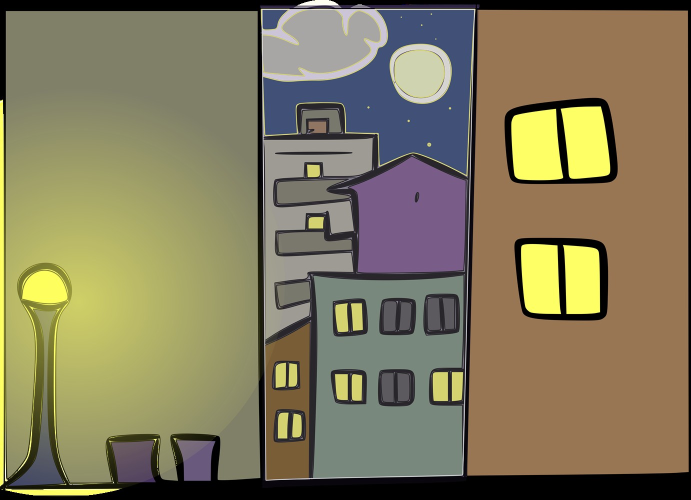
#> input picture assets/game/bg/photo_city_night.jpg, 1381 x 1000 px (shown at 1/2 size)
$ python image_stats.py ../../assets/game/bg/photo_city_night.jpg
#> lines starting #> are read from the running program, lines starting #| are printed output that depends on the picture
"""Numeric image sanity check (this model cannot view images).

Run with the portable interpreter (it has Pillow + numpy):
  python_embeded\\python.exe -s tools\\comfy\\image_stats.py <file|dir> [...]
Prints size, brightness stats and the fraction of near-black / near-white pixels,
which is how we detect the "black image" failure mode of fast attention backends.
"""
import os
import sys

import numpy as np
from PIL import Image


def paths_of(arg):
    if os.path.isdir(arg):
        out = []
        for root, _, files in os.walk(arg):
            for f in sorted(files):
                if f.lower().endswith(('.png', '.jpg', '.jpeg', '.webp')):
                    out.append(os.path.join(root, f))
        return out
    return [arg]


def stats(p):
    im = Image.open(p).convert('RGB')
#> im is the input picture: PIL image 1381x1000 RGB; mean R, G, B 130.6, 122.4, 92.1
    a = np.asarray(im).astype(np.float32)
    lum = a.mean(axis=2)
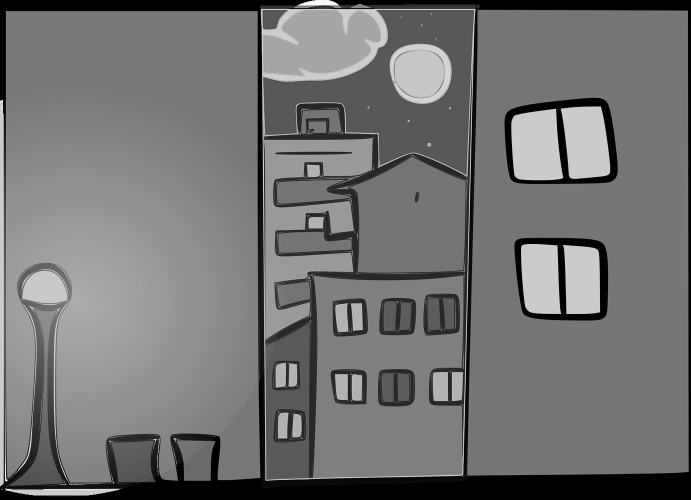
#> lum: shape (1000, 1381) float32 (shown at 1/2 size); min 0, max 254.7, mean 115
    total = lum.size
#> total = 1381000
    near_black = float((lum < 8).sum()) / total
#> near_black = 0.0766
    near_white = float((lum > 247).sum()) / total
#> near_white = 0.000429
    rgb = a.reshape(-1, 3)
    chroma = (rgb.max(axis=1) - rgb.min(axis=1)).mean()
#> chroma = 47.71
    print("%-46s %5dx%-5d mean %6.1f std %5.1f min %3.0f max %3.0f "
          "black%% %5.1f white%% %5.1f chroma %5.1f unique %5d"
          % (os.path.basename(p), im.width, im.height, lum.mean(), lum.std(),
             lum.min(), lum.max(), near_black * 100, near_white * 100, chroma,
             min(len(np.unique(rgb[::37], axis=0)), 99999)))
#| photo_city_night.jpg                            1381x1000  mean  115.0 std  47.6 min   0 max 255 black%   7.7 white%   0.0 chroma  47.7 unique  5152
    return lum.mean(), lum.std()


args = sys.argv[1:] or ['.']
mean_sum = 0.0
n = 0
for arg in args:
    for p in paths_of(arg):
        try:
            m, s = stats(p)
#> m = 115; s = 47.64
            mean_sum += m
#> mean_sum = 115
            n += 1
        except Exception as e:
            print("%-46s FAIL %s: %s" % (os.path.basename(p), type(e).__name__, e))
print("---")
if n:
    print("files %d, overall mean brightness %.1f" % (n, mean_sum / n))
#| files 1, overall mean brightness 115.0
    print("VERDICT", "OK (has real image content)" if mean_sum / n > 20 else "SUSPECT BLACK / EMPTY")
#| VERDICT OK (has real image content)
